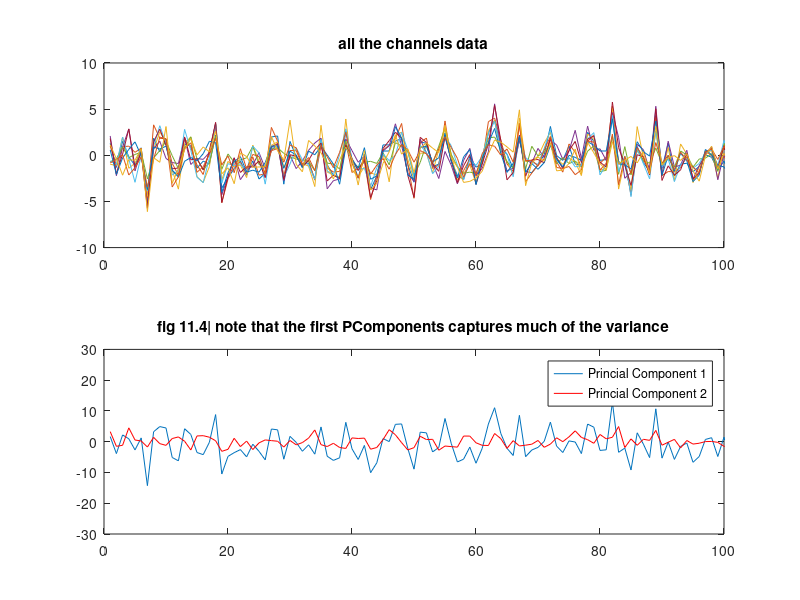

The MATLAB source for this figure:
function ch11()
  clf;
  fig11_4();
  clear -all;
endfunction


function fig11_1()
  srate=1000;
  t=0:1/srate:9;
  n=length(t);

                                # create signals
  f=[10 14 8];
  k1 = (f(1)/srate)*2*pi/f(1);
  sigA = sin(2*pi.*f(1).*t + k1*cumsum(5*randn(1,n)))+randn(size(t));
  sigB = sigA + sin(2*pi.*f(2).*t + k1*cumsum(5*randn(1,n)));
  sigA = sigA + sin(2*pi.*f(3).*t + k1*cumsum(5*randn(1,n)));

                                # show power of each channel
  hz = linspace(0,srate/2,floor(n/2)+1);
  sigAx = fft(sigA)/n;
  sigBx = fft(sigB)/n;

  clf
  subplot(211)
  plot(hz, 2*abs(sigAx(1:length(hz)))), hold on
  plot(hz, 2*abs(sigBx(1:length(hz))),'r'),
  xlim([5 20]),
  xlabel("Frquency (hz)"),
  ylabel("Amplitude");
  legend("signal A", "signal ");

                                # spectral coherence
  specX = abs(sigAx.*conj(sigBx)).^2;
  spectcoher = specX./(sigAx.*sigBx);
  
  subplot(212)
  plot(hz, abs(spectcoher(1:length(hz)))),
  xlim([5 20]),
  xlabel("Frquency (hz)"),
  ylabel("coherence"),
  title("fig 11.1| si recarga? spectral power and spectra coherence");
      
endfunction

function [covar d] = fig11_2()
  ## generate a covarying time series
  ## compute its covariance matrix and then
  ## display the covariance matrix as an image

                                # covariance of data
  v = rand(10);
  c = chol(v*v');
  n = 10000;
  d = randn(n, size(v,1))*c;
                                # subtract mean and compute covariance
  d = bsxfun(@minus,d,mean(d,1));
  covar = (d'*d)./(n-1);
  imagesc(covar),
  xlabel("channel number")
  ylabel("channel number")
  title("Fig 11.2| Covariance matrix")

  
endfunction

function [covar d pc] =fig11_3()
  [covar d] = fig11_2();
  [pc, ev] = eig(covar);

                                #resort components
  pc = pc(:,end:-1:1);
                              # exctract eigen values and convert to %
  ev = diag(ev);
  ev = 100*ev(end:-1:1)./sum(ev);
  clf;
  plot(ev, '-o'),
  xlabel("Component number")
  ylabel("% variance ")
endfunction

function fig11_4()
  [covar d pc] = fig11_3();

  clf;
  subplot(211), plot(d),
  title("all the channels data"),
  set(gca,'xlim',[0 100]);
  
  subplot(212)
  plot(pc(:,1)'*d'), hold on
  plot(pc(:,2)'*d', 'r')
  set(gca,'xlim',[0 100])
  legend("Princial Component 1", "Princial Component 2")
  title("fig 11.4| note that the first PComponents captures much of the variance");
endfunction
